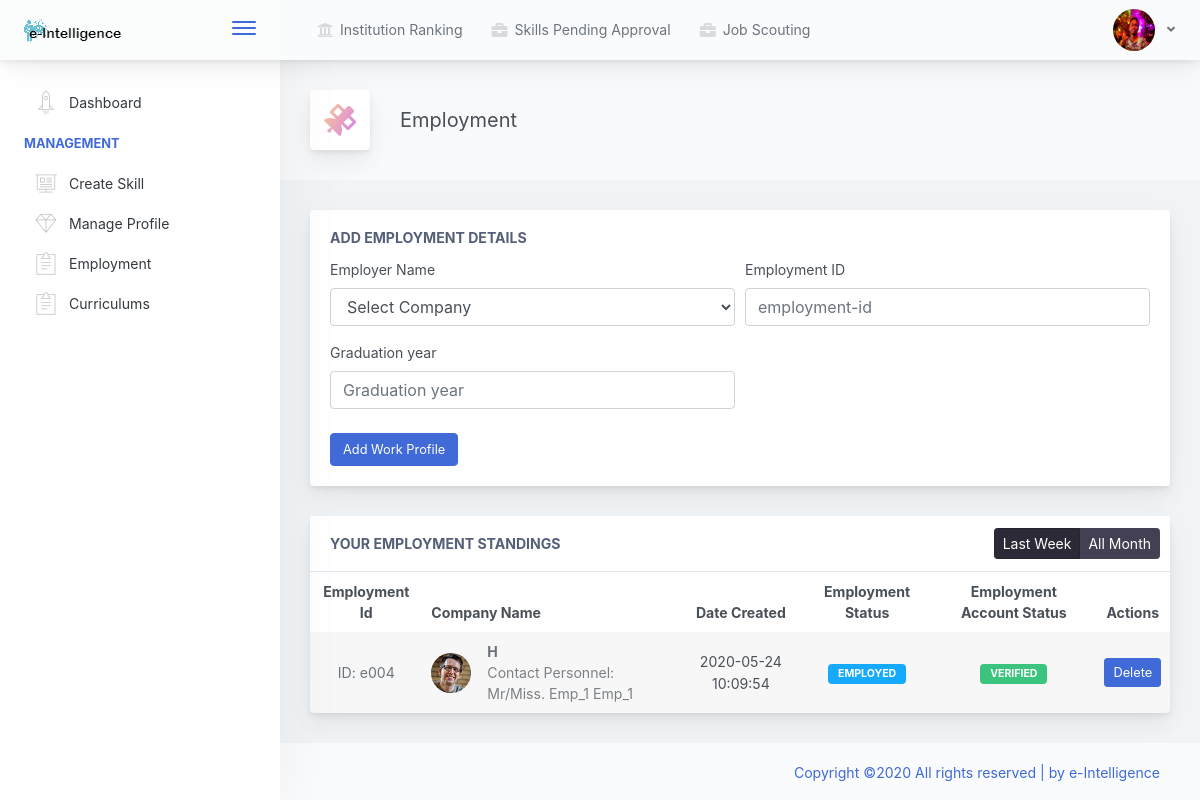
/e-intelligence/views/employment.php (signed in), run on the app's committed database.
### tables this page shows
CREATE TABLE `graduate` (
  `id` int(11) NOT NULL,
  `institution_id` int(45) DEFAULT NULL,
  `created` datetime DEFAULT NULL,
  `updated` datetime DEFAULT NULL,
  `user_id` int(11) NOT NULL,
  `student_number` varchar(250) NOT NULL,
  `account_con` int(11) NOT NULL DEFAULT 0,
  `profile_pic` varchar(250) DEFAULT NULL
);

CREATE TABLE `employement` (
  `employement_id` varchar(250) NOT NULL,
  `stetus` int(11) DEFAULT 1,
  `date_created` datetime DEFAULT current_timestamp(),
  `date_updated` datetime DEFAULT current_timestamp(),
  `graduate_id` int(11) NOT NULL,
  `grad_year` int(11) NOT NULL,
  `employer_id` int(11) NOT NULL,
  `institution_id` int(11) NOT NULL,
  `account_con` int(11) NOT NULL DEFAULT 0
);

CREATE TABLE `employer` (
  `id` int(11) NOT NULL,
  `company_name` varchar(45) DEFAULT NULL,
  `logo` varchar(250) NOT NULL,
  `created` datetime DEFAULT NULL,
  `updated` datetime DEFAULT NULL,
  `user_id` int(11) NOT NULL
);

CREATE TABLE `user` (
  `user_id` int(11) NOT NULL,
  `first_name` varchar(45) DEFAULT NULL,
  `last_name` varchar(45) DEFAULT NULL,
  `username` varchar(250) NOT NULL,
  `email` varchar(45) DEFAULT NULL,
  `contact` varchar(45) DEFAULT NULL,
  `account_type` varchar(45) DEFAULT NULL,
  `password` varchar(45) DEFAULT NULL,
  `Other_details` varchar(145) DEFAULT NULL
);

### e-intelligence/views/employment.php (the view, shortened to what the rows shown need)
<?php
    include_once('header.php');
    include_once('side_bar_manue.php');
?>
<div class="app-main__outer">
    <div class="app-main__inner">
        <div class="row">
            <div class="col-md-12">
                <div class="main-card mb-3 card">
                    <div class="table-responsive">
                        <table class="align-middle mb-0 table table-borderless table-striped table-hover">
                            <thead>
                                <tr>
                                    <th class="text-center">Employment Id</th>
                                    <th>Company Name</th>
                                    <th class="text-center">Date Created</th>
                                    <th class="text-center">Employment Status</th>
                                    <th class="text-center">Employment Account Status</th>
                                    <th class="text-center">Actions</th>
                                </tr>
                            </thead>
                            <?php
                            $sqlSelect_uncofirmed = "SELECT * FROM employement where graduate_id = '$user_id'";
                            $result_uncofirmed = mysqli_query($conn, $sqlSelect_uncofirmed);
                            if (mysqli_num_rows($result_uncofirmed) > 0)
                            {
                            ?>
                            <tbody>
                                <?php
                                    while ($row = mysqli_fetch_array($result_uncofirmed)){
                                            $employment_id = $row['employement_id'];
                                            $employer_id = $row['employer_id'];
                                            $status = $row['stetus'];
                                            $date_created = $row['date_created'];
                                            $account_con = $row['account_con'];
                                            if($status == 1){
                                                $st = '<div class="badge badge-info">Employed</div>';
                                            } else if ($account_con == 2){
                                                $st = '<div class="badge badge-danger">Probation</div>';
                                            }else{
                                                $st = '<div class="badge badge-warning">Unemployed</div>';
                                            }
                                            $sqlSelect_uncofirmed = "SELECT * FROM employer where user_id = '$employer_id'";
                                            $result_uncofirmed = mysqli_query($conn, $sqlSelect_uncofirmed);
                                            $row_ = mysqli_fetch_array($result_uncofirmed);
                                            $company_name = $row_['company_name'];
                                            $personnel_id = $row_['user_id'];
                                            if($account_con == 0){
                                                $account = 'Activation Needed';
                                                $account_v = '<div class="badge badge-warning">Pending Verification</div>';
                                                $personnel_name = '';
                                            } else {
                                                $account_v = '<div class="badge badge-success">Verified</div>';
                                                $sqlSelect_personnel = "SELECT * FROM user where user_id = '$personnel_id'";
                                                $result_personnel = mysqli_query($conn, $sqlSelect_personnel);
                                                $row_personnel = mysqli_fetch_array($result_personnel);
                                                $personnel_name = 'Contact Personnel: Mr/Miss. '.$row_personnel['first_name'].'  '.$row_personnel['last_name'];
                                            }
                                ?>
                                <tr>
                                    <td class="text-center text-muted"><?php echo 'ID: '.$employment_id; ?></td>
                                    <td>
                                        <div class="widget-content p-0">
                                            <div class="widget-content-wrapper">
                                                <div class="widget-content-left mr-3">
                                                    <div class="widget-content-left">
                                                        <img width="40" class="rounded-circle" src="assets/images/avatars/4.jpg" alt="">
                                                    </div>
                                                </div>
                                                <div class="widget-content-left flex2">
                                                    <div class="widget-heading"><?php echo $company_name; ?></div>
                                                    <div class="widget-subheading opacity-7"><?php echo $personnel_name; ?></div>
                                                </div>
                                            </div>
                                        </div>
                                    </td>
                                    <td class="text-center"><?php echo $date_created; ?></td>
                                    <td class="text-center">
                                        <?php echo $st; ?>
                                    </td>
                                    <td class="text-center">
                                        <?php echo $account_v; ?>
                                    </td>
                                    <td class="text-center">
                                        <form action="../api_controller/create_work_profile.php" method="post" >
                                            <button type="submit" id="PopoverCustomT-1" class="btn btn-primary btn-sm" name="delete">
                                                Delete
                                            </button>
                                        </form>
                                    </td>
                                </tr>
                                <?php } ?>
                            </tbody>
                            <?php } ?>
                        </table>
                    </div>
                </div>
            </div>
        </div>
    </div>
<?php
    include_once('footer.php');

### e-intelligence/views/header.php (shortened to what the rows shown need)
<?php
    include_once('../api_controller/session_manager.php');
?>
<!doctype html>
<html lang="en">
    <head>
    <?php
    include_once('style.php');
    ?>
    </head>
    <body>
        <div class="app-container app-theme-white body-tabs-shadow fixed-sidebar fixed-header">
            <div class="app-header header-shadow">
                <div class="app-header__content">
                    <div class="app-header-right">
                        <div class="header-btn-lg pr-0">
                            <div class="widget-content p-0">
                                <div class="widget-content-wrapper">
                                    <div class="widget-content-left">
                                        <div class="btn-group">
                                            <a data-toggle="dropdown" aria-haspopup="true" aria-expanded="false" class="p-0 btn">
                                                <?php if($logo == null){ $img = 'css/assets/images/avatar.svg'; } else { $img = '../api_controller/'.$logo; } ?>
                                                <img width="42" height="42" class="rounded-circle" src="<?php echo $img; ?>" alt="">
                                                <i class="fa fa-angle-down ml-2 opacity-8"></i>
                                            </a>
                                        </div>
                                    </div>
                                </div>
                            </div>
                        </div>
                    </div>
                </div>
            </div>

### data on the page
graduate: profile_pic (picture)
employement: employement_id "e004", employer.company_name "H", user.first_name+last_name "Contact Personnel: Mr/Miss. Emp_1 Emp_1", date_created "2020-05-24 10:09:54", stetus "EMPLOYED", account_con "VERIFIED"
